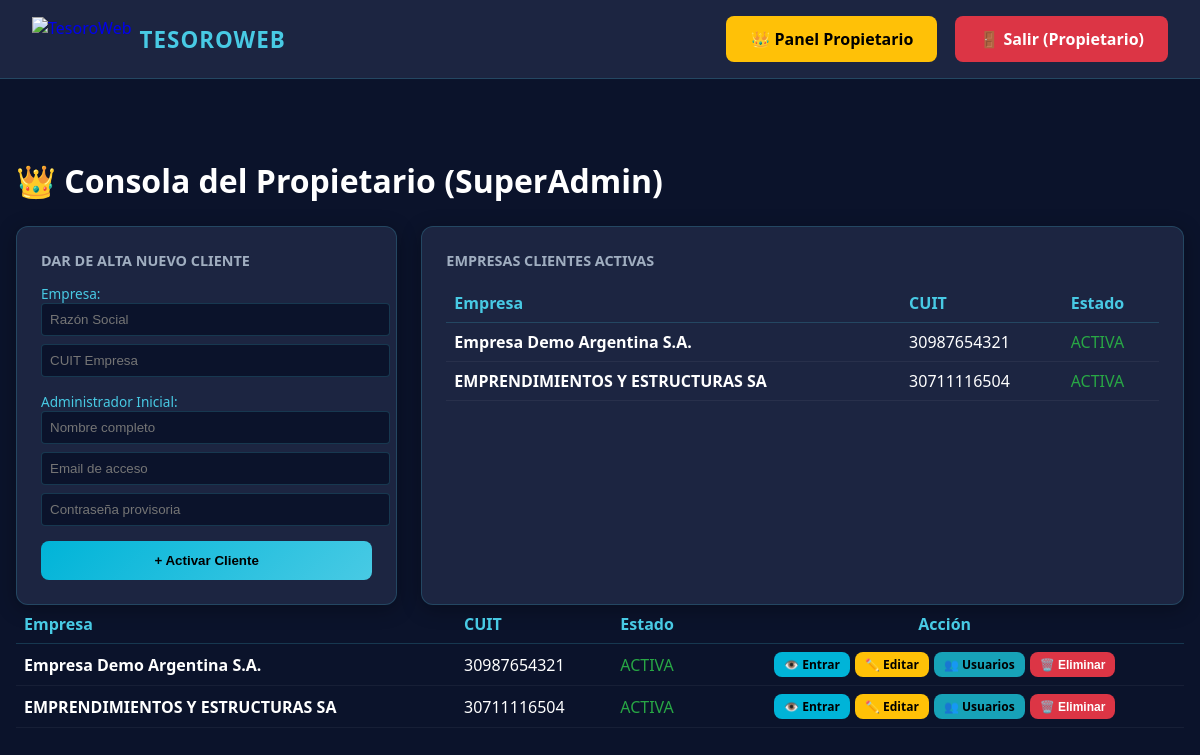
The app's page /admin (signed in) with its own data.
### models.py (models this page shows, shortened)
class Usuario(UserMixin, db.Model):
  id = db.Column(db.Integer, primary_key=True)
  empresa_id = db.Column(db.Integer, db.ForeignKey('empresa.id'), nullable=True)
  nombre = db.Column(db.String(100), nullable=False)
  email = db.Column(db.String(120), unique=True, nullable=False)
  password_hash = db.Column(db.String(255), nullable=False)
  cargo = db.Column(db.String(100), nullable=True)
  rol = db.Column(db.String(50), default='Operador')
  sociedades_permitidas = db.Column(db.String(255), default='*')
  activo = db.Column(db.Boolean, default=True)
  debe_cambiar_password = db.Column(db.Boolean, default=True)

class Empresa(db.Model):
  id = db.Column(db.Integer, primary_key=True)
  nombre = db.Column(db.String(100), nullable=False)
  cuit = db.Column(db.String(20), unique=True, nullable=False)
  estado_suscripcion = db.Column(db.String(20), default='activa')
  fecha_alta = db.Column(db.DateTime, default=datetime.utcnow)

### app.py (the view)
@app.route("/admin", methods=["GET"])
@login_required
def panel_superadmin():
    if current_user.rol != "SuperAdmin":
        return redirect(url_for("index"))
    empresas = Empresa.query.all()
    return render_template("superadmin.html", empresas=empresas)

### app.py (called while the page is built)
@login_manager.user_loader
def load_user(user_id):
    return db.session.get(Usuario, int(user_id))

### templates/superadmin.html (shortened to what this page needs)
{% extends 'base.html' %}
{% block content %}
<h1 style="margin-bottom: 1.5rem;">👑 Consola del Propietario (SuperAdmin)</h1>
<div style="display: grid; grid-template-columns: 1fr 2fr; gap: 1.5rem;">
    <div class="card" style="padding: 1.5rem;">
        <h3>Dar de Alta Nuevo Cliente</h3>
        <form action="/admin/crear_cliente" method="POST">
            <label style="color: var(--neon-cyan); font-size: 0.85rem; display: block; margin-top: 10px;">Empresa:</label>
            <input type="text" name="nombre_empresa" placeholder="Razón Social" required style="width: 100%; padding: 8px; margin-bottom: 8px; background: #0b132b; color: white; border: 1px solid var(--border-color); border-radius: 4px;">
            <input type="text" name="cuit_empresa" placeholder="CUIT Empresa" required style="width: 100%; padding: 8px; margin-bottom: 15px; background: #0b132b; color: white; border: 1px solid var(--border-color); border-radius: 4px;">
            <label style="color: var(--neon-cyan); font-size: 0.85rem; display: block;">Administrador Inicial:</label>
            <input type="text" name="nombre_admin" placeholder="Nombre completo" required style="width: 100%; padding: 8px; margin-bottom: 8px; background: #0b132b; color: white; border: 1px solid var(--border-color); border-radius: 4px;">
            <input type="email" name="email_admin" placeholder="Email de acceso" required style="width: 100%; padding: 8px; margin-bottom: 8px; background: #0b132b; color: white; border: 1px solid var(--border-color); border-radius: 4px;">
            <input type="password" name="password_admin" placeholder="Contraseña provisoria" required style="width: 100%; padding: 8px; margin-bottom: 15px; background: #0b132b; color: white; border: 1px solid var(--border-color); border-radius: 4px;">
            <button type="submit" class="btn-neon" style="width: 100%;">+ Activar Cliente</button>
        </form>
    </div>
    <div class="card" style="padding: 1.5rem;">
        <h3>Empresas Clientes Activas</h3>
        <table style="width: 100%; border-collapse: collapse;">
            <thead>
                <tr style="border-bottom: 1px solid var(--border-color); color: var(--neon-cyan); text-align: left;">
                    <th style="padding: 8px;">Empresa</th>
                    <th style="padding: 8px;">CUIT</th>
                    <th style="padding: 8px;">Estado</th>
                </tr>
            </thead>
            <tbody>
                {% for e in empresas %}
                <tr style="border-bottom: 1px solid rgba(255,255,255,0.05);">
                    <td style="padding: 8px; color: white; font-weight: bold;">{{ e.nombre }}</td>
                    <td style="padding: 8px;">{{ e.cuit }}</td>
                    <td style="padding: 8px;"><span style="color: #28a745;">{{ e.estado_suscripcion.upper() }}</span></td>
                </tr>
                {% endfor %}
            </tbody>
        </table>
    </div>
</div>
<table style="width: 100%; border-collapse: collapse;">
    <thead>
        <tr style="border-bottom: 1px solid var(--border-color); color: var(--neon-cyan); text-align: left;">
            <th style="padding: 8px;">Empresa</th>
            <th style="padding: 8px;">CUIT</th>
            <th style="padding: 8px;">Estado</th>
            <th style="padding: 8px; text-align: center;">Acción</th>
        </tr>
    </thead>
    <tbody>
        {% for e in empresas %}
        <tr style="border-bottom: 1px solid rgba(255,255,255,0.05);">
            <td style="padding: 8px; color: white; font-weight: bold;">{{ e.nombre }}</td>
            <td style="padding: 8px;">{{ e.cuit }}</td>
            <td style="padding: 8px;"><span style="color: #28a745;">{{ e.estado_suscripcion.upper() }}</span></td>
            <td style="padding: 8px; text-align: center; display: flex; gap: 5px; justify-content: center; flex-wrap: wrap;">
                <a href="/admin/simular_empresa/{{ e.id }}" class="btn-neon" style="padding: 4px 10px; font-size: 0.75rem; text-decoration: none; background: #00b4d8;">👁️ Entrar</a>
                <a href="/admin/gestionar_empresa/{{ e.id }}" class="btn-neon" style="padding: 4px 10px; font-size: 0.75rem; text-decoration: none; background: #ffc107; color: black;">✏️ Editar</a>
                <a href="/admin/usuarios_empresa/{{ e.id }}" class="btn-neon" style="padding: 4px 10px; font-size: 0.75rem; text-decoration: none; background: #17a2b8;">👥 Usuarios</a>
                <button onclick="confirmarEliminar({{ e.id }}, '{{ e.nombre }}')" class="btn-neon" style="padding: 4px 10px; font-size: 0.75rem; background: #dc3545; color: white; border: none; cursor: pointer;">🗑️ Eliminar</button>
            </td>
        </tr>
        {% endfor %}
    </tbody>
</table>
{% endblock %}

### templates/base.html (shortened to what this page needs)
<!DOCTYPE html>
<html lang="es">
<head>
    <link rel="stylesheet" href="{{ url_for('static', filename='css/custom.css') }}">
</head>
<body>
    <nav class="navbar">
        <a href="/" style="display: flex; align-items: center; gap: 8px; text-decoration: none; padding: 0;">
            <img src="{{ url_for('static', filename='img/tesoroweb-logo-sin-nombre.png') }}" alt="TesoroWeb" style="height: 45px; width: auto;">
            <div class="brand">TesoroWeb</div>
        </a>
        {% if current_user.is_authenticated %}
        <div style="display: flex; gap: 8px; align-items: center;">
            {% if current_user.rol == 'SuperAdmin' %}
                <a href="/admin" class="btn-neon" style="background: #ffc107; color: black;">👑 Panel Propietario</a>
            {% else %}
                <a href="/" class="btn-neon">Panel Principal</a>
                <a href="/cargar_factura" class="btn-neon">Cargar Factura</a>
                <a href="/pagos" class="btn-neon">Gestión de Pagos</a>
                <a href="/conciliacion" class="btn-neon">Conciliación</a>
                <a href="/configuracion" class="btn-neon">Configuración</a>
            {% endif %}
            <a href="/logout" class="btn-neon" style="background: #dc3545; color: white; margin-left: 10px;">🚪 Salir ({{ current_user.nombre.split()[0] }})</a>
        </div>
        {% endif %}
    </nav>
    <div class="container">
        {% block content %}{% endblock %}
    </div>
</body>
</html>

### static/css/custom.css (style rules this page uses)
:root { --bg-principal: #0b132b; --bg-card: #1c2541; --neon-blue: #00b4d8; --neon-cyan: #48cae4; --text-main: #ffffff; --text-muted: #a0aec0; --border-color: rgba(72, 202, 228, 0.2); }
body { background-color: var(--bg-principal); color: var(--text-main); font-family: 'Segoe UI', Tahoma, Geneva, Verdana, sans-serif; margin: 0; padding: 0; }
.navbar { background-color: var(--bg-card); border-bottom: 1px solid var(--border-color); padding: 1rem 2rem; display: flex; justify-content: space-between; align-items: center; }
.brand { font-size: 1.4rem; font-weight: bold; color: var(--neon-cyan); text-transform: uppercase; letter-spacing: 1px; }
.container { max-width: 1500px; margin: 5rem auto; padding: 0 1rem; }
.card { background-color: var(--bg-card); border: 1px solid var(--border-color); border-radius: 12px; padding: 1.5rem; box-shadow: 0 4px 20px rgba(0, 0, 0, 0.3); }
.card h3 { margin-top: 0; color: var(--text-muted); font-size: 0.9rem; text-transform: uppercase; }
.btn-neon { background: linear-gradient(135deg, var(--neon-blue), var(--neon-cyan)); color: #000; font-weight: bold; padding: 0.75rem 1.5rem; border: none; border-radius: 8px; cursor: pointer; text-decoration: none; display: inline-block; transition: all 0.3s ease; }

### records on screen
Usuario: nombre "Propietario"
Empresa: nombre "Empresa Demo Argentina S.A.", cuit "30987654321", estado_suscripcion "ACTIVA"
Empresa: nombre "EMPRENDIMIENTOS Y ESTRUCTURAS SA", cuit "30711116504", estado_suscripcion "ACTIVA"
